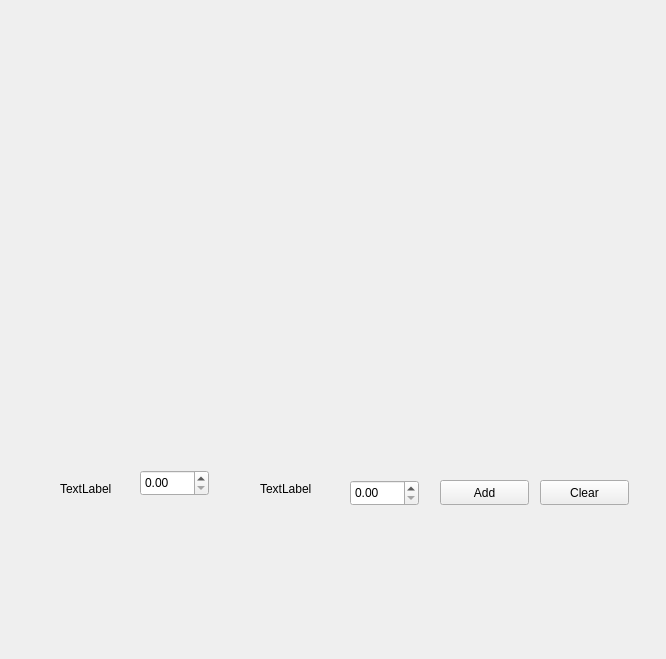
<?xml version="1.0" encoding="UTF-8"?>
<ui version="4.0">
 <class>Graphs</class>
 <widget class="QWidget" name="Graphs">
  <property name="geometry">
   <rect>
    <x>0</x>
    <y>0</y>
    <width>666</width>
    <height>659</height>
   </rect>
  </property>
  <property name="windowTitle">
   <string>Form</string>
  </property>
  <widget class="QCustomPlot" name="plot" native="true">
   <property name="geometry">
    <rect>
     <x>40</x>
     <y>10</y>
     <width>581</width>
     <height>381</height>
    </rect>
   </property>
  </widget>
  <widget class="QDoubleSpinBox" name="bx_x">
   <property name="geometry">
    <rect>
     <x>140</x>
     <y>470</y>
     <width>69</width>
     <height>26</height>
    </rect>
   </property>
  </widget>
  <widget class="QDoubleSpinBox" name="bx_y">
   <property name="geometry">
    <rect>
     <x>350</x>
     <y>480</y>
     <width>69</width>
     <height>26</height>
    </rect>
   </property>
  </widget>
  <widget class="QPushButton" name="btn_add">
   <property name="geometry">
    <rect>
     <x>440</x>
     <y>480</y>
     <width>89</width>
     <height>25</height>
    </rect>
   </property>
   <property name="text">
    <string>Add</string>
   </property>
  </widget>
  <widget class="QPushButton" name="btn_clear">
   <property name="geometry">
    <rect>
     <x>540</x>
     <y>480</y>
     <width>89</width>
     <height>25</height>
    </rect>
   </property>
   <property name="text">
    <string>Clear</string>
   </property>
  </widget>
  <widget class="QLabel" name="label">
   <property name="geometry">
    <rect>
     <x>60</x>
     <y>480</y>
     <width>67</width>
     <height>17</height>
    </rect>
   </property>
   <property name="text">
    <string>TextLabel</string>
   </property>
  </widget>
  <widget class="QLabel" name="label_2">
   <property name="geometry">
    <rect>
     <x>260</x>
     <y>480</y>
     <width>67</width>
     <height>17</height>
    </rect>
   </property>
   <property name="text">
    <string>TextLabel</string>
   </property>
  </widget>
 </widget>
 <customwidgets>
  <customwidget>
   <class>QCustomPlot</class>
   <extends>QWidget</extends>
   <header>qcustomplot.h</header>
   <container>1</container>
  </customwidget>
 </customwidgets>
 <resources/>
 <connections/>
</ui>
